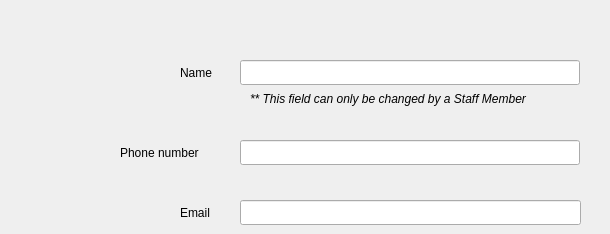
     <widget class="QWidget" name="tab_15">
      <attribute name="title">
       <string>Contact Information</string>
      </attribute>
      <widget class="QLabel" name="label_name_3">
       <property name="geometry">
        <rect>
         <x>180</x>
         <y>60</y>
         <width>39</width>
         <height>25</height>
        </rect>
       </property>
       <property name="text">
        <string>Name</string>
       </property>
      </widget>
      <widget class="QLabel" name="label_email_3">
       <property name="geometry">
        <rect>
         <x>180</x>
         <y>200</y>
         <width>37</width>
         <height>25</height>
        </rect>
       </property>
       <property name="text">
        <string>Email</string>
       </property>
      </widget>
      <widget class="QLineEdit" name="client_cat_phoneNumber">
       <property name="geometry">
        <rect>
         <x>240</x>
         <y>140</y>
         <width>340</width>
         <height>25</height>
        </rect>
       </property>
       <property name="whatsThis">
        <string>phone_number</string>
       </property>
      </widget>
      <widget class="QLineEdit" name="client_cat_name">
       <property name="geometry">
        <rect>
         <x>240</x>
         <y>60</y>
         <width>340</width>
         <height>25</height>
        </rect>
       </property>
       <property name="whatsThis">
        <string>name</string>
       </property>
      </widget>
      <widget class="QLineEdit" name="client_cat_email">
       <property name="geometry">
        <rect>
         <x>240</x>
         <y>200</y>
         <width>341</width>
         <height>25</height>
        </rect>
       </property>
       <property name="whatsThis">
        <string>email</string>
       </property>
      </widget>
      <widget class="QLabel" name="label_phoneNumber_3">
       <property name="geometry">
        <rect>
         <x>120</x>
         <y>140</y>
         <width>97</width>
         <height>25</height>
        </rect>
       </property>
       <property name="text">
        <string>Phone number</string>
       </property>
      </widget>
      <widget class="QLabel" name="label_48">
       <property name="geometry">
        <rect>
         <x>250</x>
         <y>90</y>
         <width>351</width>
         <height>17</height>
        </rect>
       </property>
       <property name="font">
        <font>
         <italic>true</italic>
        </font>
       </property>
       <property name="text">
        <string>** This field can only be changed by a Staff Member</string>
       </property>
      </widget>
     </widget>
